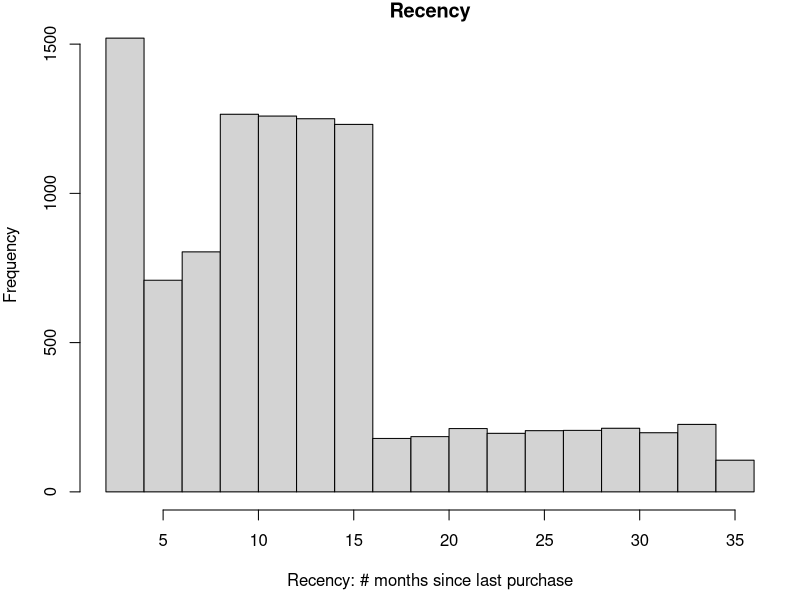
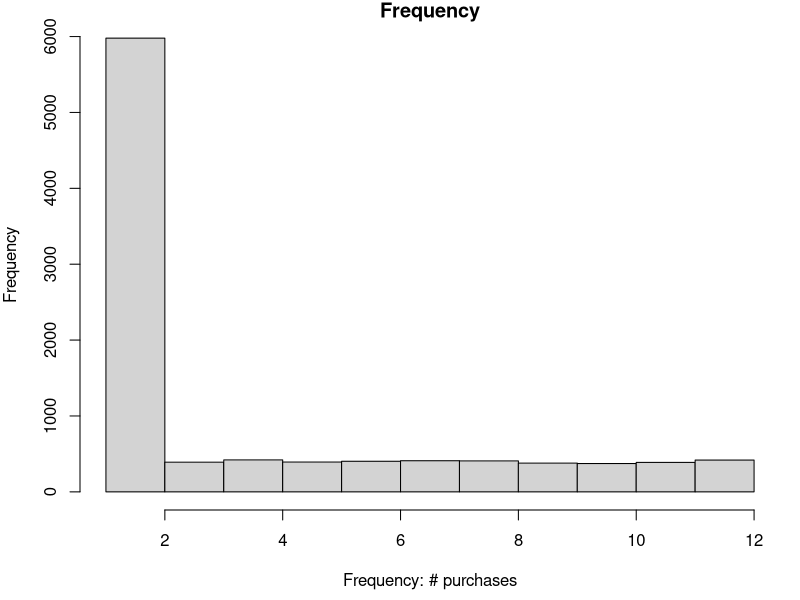
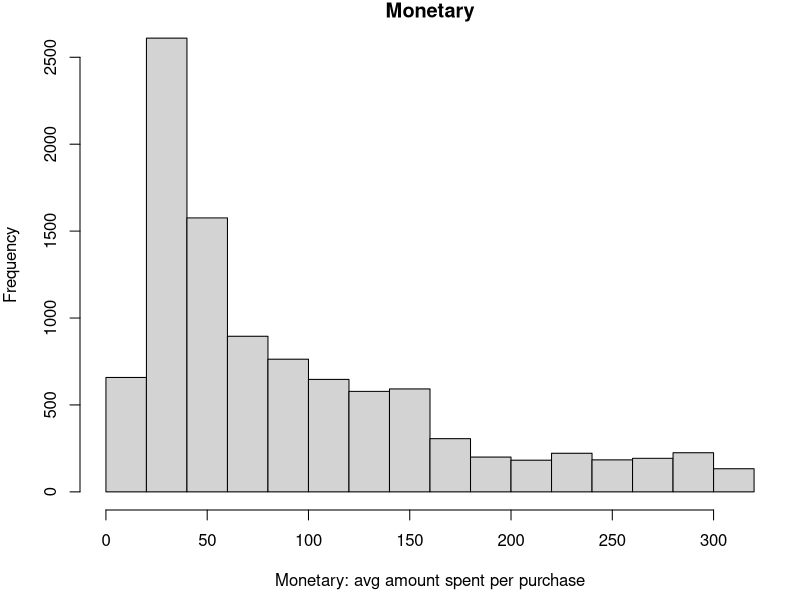
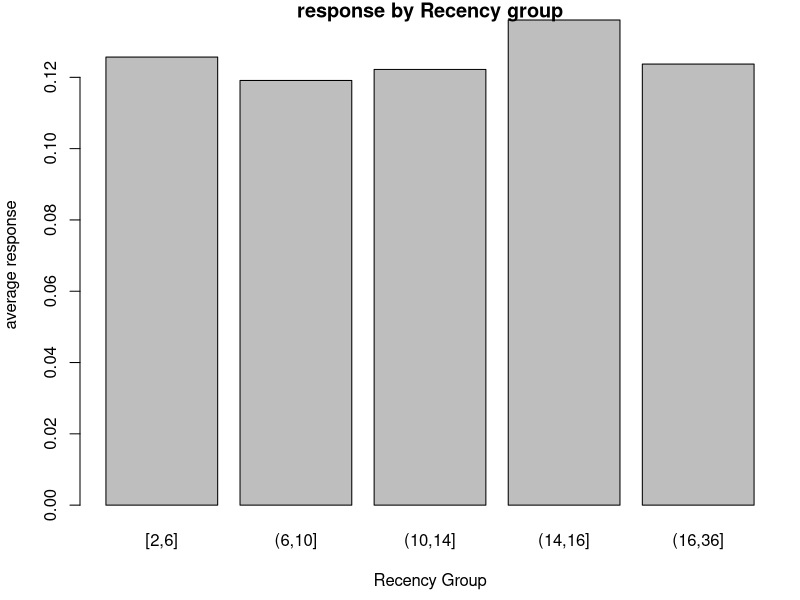
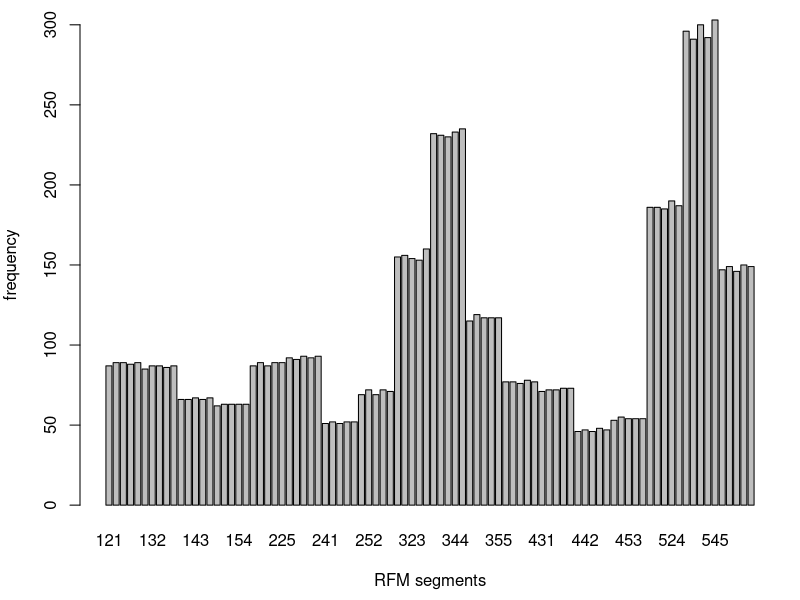
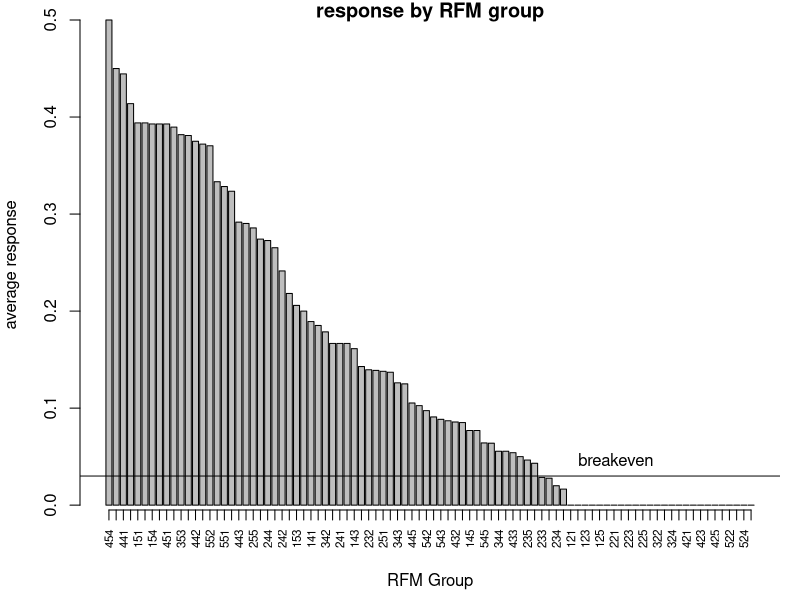
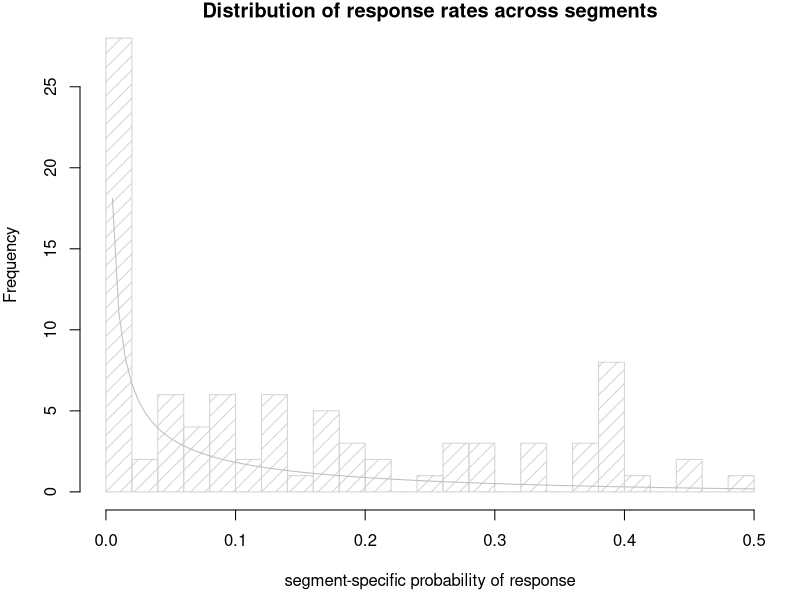
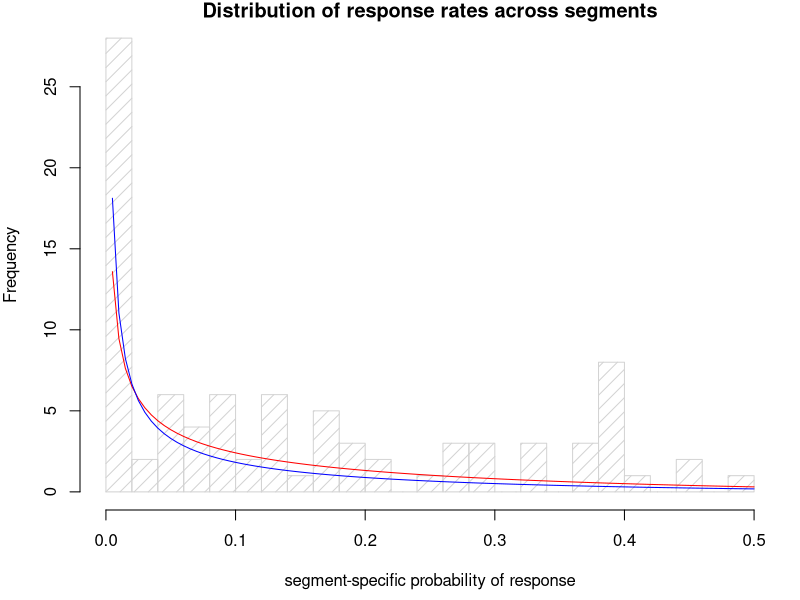

These figures' R source, in order:
## ---- chunk 1
rm(list = ls())

library(tidyverse)
library(data.table)
library(kableExtra)
library(gtools)
library(VGAM)
library(readr)

options("scipen"=100, "digits"=3)
## ---- chunk 2
ebeer <- read_csv("ebeer.csv")
## ---- chunk 3
head(ebeer)
## ---- chunk 4
table(ebeer$mailing)
## ---- chunk 5
ebeer %>% 
  group_by(mailing) %>% 
  summarise(mean = mean(respmail), n = n())
## ---- chunk 6
p_hat <- mean(ebeer$respmail[ebeer$mailing==1])
## ---- chunk 7
n = sum(ebeer$mailing==1) 
p_hat_se = sqrt(p_hat*(1-p_hat)/n) #standard error of estimate p
## ---- chunk 8
ci_low <- qnorm(0.025, mean=p_hat, sd=p_hat_se) 
ci_high <- qnorm(0.975, mean=p_hat, sd=p_hat_se) 

## ---- chunk 9
cat("The Response Rate is Between", ci_low, "and", ci_high)
## ---- chunk 10
ebeer$F <- as.numeric(ebeer$F)
par(mai=c(.9,.8,.2,.2))
hist(ebeer$R, main="Recency", xlab="Recency: # months since last purchase")
hist(ebeer$F, main="Frequency", xlab="Frequency: # purchases")
hist(ebeer$M, main="Monetary", xlab="Monetary: avg amount spent per purchase")
## ---- chunk 11
ebeer$Rgroup <- quantcut(x = ebeer$R, q=5)

ebeer %>% 
  group_by(Rgroup) %>% 
  summarise(n=n(), mean_R=mean(R), sd_R=sd(R))

## ---- chunk 12
respR <- ebeer %>% 
  filter(mailing==1) %>% 
  group_by(Rgroup) %>% 
  summarise(avg_respmail=mean(respmail), sd_respmail=sd(respmail), n=n())
respR
## ---- chunk 13
barplot(respR$avg_respmail~respR$Rgroup, main="response by Recency group", xlab="Recency Group", ylab="average response")
## ---- chunk 14

ntiles <- function(x, bins) {
  quantiles = seq(from=0, to = 1, length.out=bins+1)
  cut(ecdf(x)(x),breaks=quantiles, labels=F)
}

ebeer$Rgroup <- ntiles(ebeer$R, bins=5)  


dt = data.table(ebeer)
nbins = 5
dt[, RFgroup := paste0(as.character(Rgroup), as.character(ntiles(F, bins = nbins))), by = c('Rgroup')]
dt[, RFMgroup := paste0(as.character(RFgroup), as.character(ntiles(M, bins = nbins))), by = c('RFgroup')]

# put it back to data.frame
ebeer = data.frame(dt)

# change it to a factor variable
ebeer$RFMgroup <- as.factor(ebeer$RFMgroup)

## ---- chunk 15
length(unique(ebeer$RFMgroup))
## ---- chunk 16
barplot(table(ebeer$RFMgroup), xlab = "RFM segments", ylab="frequency")
## ---- chunk 17
# p = s_z/n_z
respRFM <- ebeer %>% 
  group_by(RFMgroup) %>% 
  summarise(n_resp= sum(respmail, na.rm = TRUE), 
            n_mail= sum(mailing, na.rm = TRUE)) %>% 
  mutate(resp_rate = n_resp/n_mail) %>% 
  arrange(desc(resp_rate)) #re-order from most to least, make picture better
respRFM
## ---- chunk 18
c = 1.5
m = 50
brk = c/m
## ---- chunk 19
respRFM <- as.data.frame(respRFM)

bp <- barplot(respRFM[,4], 
              main="response by RFM group", 
              xlab="RFM Group", ylab="average response", xaxt="n")
axis(1, at = bp[,1], labels=respRFM[,1], cex.axis=0.7, las=2)

abline(h=brk)
text(85, brk, "breakeven", cex=1, pos=3, col="black")

## ---- chunk 20
# how many segments above breakeven? which segments?
n_segments <- sum(respRFM$resp_rate >= brk)
# as a percentage of all segments
p_segments <- sum(respRFM$resp_rate >= brk) / length(unique(ebeer$RFMgroup))
## ---- chunk 21
cat("Optimal Number of Segments to target is", n_segments, "which is", 100*p_segments, "% of total segments")
## ---- chunk 22
RFM_model <- lm(respmail ~ RFMgroup, data = ebeer)
## ---- chunk 23
ebeer.rollout <- ebeer[is.na(ebeer$respmail), ]

##Prediction
ebeer.rollout$RFMpred <- predict(RFM_model, ebeer.rollout)

summary(ebeer.rollout$RFMpred)


## ---- chunk 24
# Total number of rollout customers with predicted response rates above breakeven
n_customers <- sum(ebeer.rollout$RFMpred >= brk)
# as a proportion of all rollout customers
p_customers <- sum(ebeer.rollout$RFMpred >= brk) / length(ebeer.rollout$RFMpred)
## ---- chunk 25

cat("Optimal Number of Segments to target is", n_customers, "which is", 100*p_customers, "% of total segments")
## ---- chunk 26
# profit per customer
# if p > p_BE, expected profit = p*m - c  ||  if p < p_BE, = 0
ebeer.rollout <- ebeer.rollout %>% 
  mutate(RFMprofit = case_when(RFMpred >= brk ~ RFMpred*m-c, 
    TRUE ~ 0))
# or pmax takes columnwise maximum (same as in L2)
#ebeer.rollout$RFMprofit <- pmax(ebeer.rollout$RFMpred *m - c, 0)

# sum over customers
sum_profit = sum(ebeer.rollout$RFMprofit)

# sum costs of targeting customers
ebeer.rollout$RFMcost <- ifelse(ebeer.rollout$RFMpred >= brk, c, 0)

sum_cost = sum(ebeer.rollout$RFMcost)

## ---- chunk 27
# what about the return on investment ROI?
cat("ROI:", sum_profit / sum_cost*100, "%")
## ---- chunk 28
ebeer.rollout$all <-ebeer.rollout$RFMpred *m - c
sum_profit_all = sum(ebeer.rollout$all)
sum_cost_all = c*length(ebeer.rollout$RFMpred)
## ---- chunk 29
cat("ROI:", sum_profit_all / sum_cost_all*100, "%")
## ---- chunk 30
respRFM <- respRFM %>% mutate(n_nonresp = n_mail-n_resp) %>% relocate(n_nonresp, .after=n_resp)
## ---- chunk 31
par(mai=c(.9,.8,.2,.2))
hist(respRFM$resp_rate, density=10, breaks=20, main="Distribution of response rates across segments", xlab="segment-specific probability of response")
curve(dbeta(x, .3, 3), add = TRUE,  type="l", col="gray")
## ---- chunk 32
#install.packages("VGAM")
# a = a + s_z
# b = b + (n_z-s_z)
fit <- vglm(cbind(respRFM$n_resp,respRFM$n_nonresp) ~ 1, betabinomialff, trace=TRUE)

## ---- chunk 33
Coef(fit)

# make them a and b
a <- Coef(fit)[[1]]
b <- Coef(fit)[[2]]
## ---- chunk 34
par(mai=c(.9,.8,.2,.2))
hist(respRFM$resp_rate, density=10, breaks=20, main="Distribution of response rates across segments", xlab="segment-specific probability of response")
curve(dbeta(x, a, b), add = TRUE,  type="l", col="red")
curve(dbeta(x, .3, 3), add = TRUE,  type="l", col="blue")
## ---- chunk 35
# posterior mean response rate
post_mean_resp <- (a+respRFM$n_resp)/(a+b+respRFM$n_mail)
             
# add this as column to respRFM
respRFM <- cbind(respRFM, post_mean_resp)

#order from lowest to greatest
respRFM <- respRFM %>% arrange((resp_rate))

head(respRFM)
## ---- chunk 36
plot(respRFM$resp_rate, xaxt="n",col="red",xlab="RFM segments",ylab="response rate (x/n) and posterior mean response rate")
points(respRFM$post_mean_resp, col='blue')
legend('topleft',legend=c("estimate response rate", "posterior expected response rate"),col=c("red","blue"), pch=1)
axis(1, at = 1:90, labels=respRFM$RFMgroup, cex.axis=0.7, las=2)
abline(h=brk)
text(85, brk, "breakeven", cex=1, pos=3, col="black")

## ---- chunk 37
cat("Using the posterior mean to target segments leads to", sum(respRFM$post_mean_resp>=brk), "segments, whereas using the actual mean leads to", sum(respRFM$resp_rate>=brk) )
